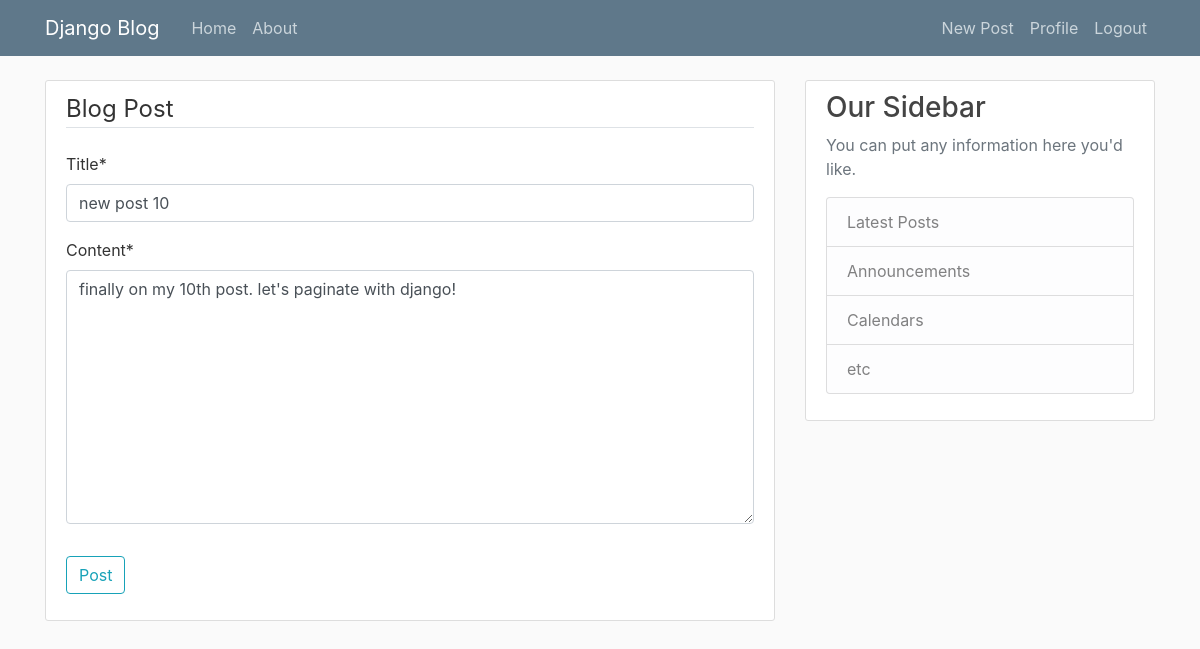
Page /blog/post/17/update/ (signed in) on the committed database.
### blog/models.py (models this page shows, shortened)
class Post(models.Model):
    title = models.CharField(max_length=100)
    content = models.TextField()
    date_posted = models.DateTimeField(default=timezone.now)
    author = models.ForeignKey(User, on_delete=models.CASCADE) #on_delete will delete a post if a user is deleted

### blog/views.py (the view, shortened to what this page needs)
# urls.py: path('post/<int:pk>/update/', UpdatePostView.as_view(), name='post-update'),
class UpdatePostView(LoginRequiredMixin, UserPassesTestMixin, UpdateView):
    model = Post
    fields =['title', 'content']
    def test_func(self): #only an account's user can update a post. Also consider the UserPassesTestMixin
        post = self.get_object()
        if self.request.user == post.author:
            return True
        return False

### blog/templates/blog/post_form.html (shortened to what this page needs)
{% extends "blog/base.html" %}
{% load crispy_forms_tags %}
{% block content %}
    <div class="content-section">
        <form method="POST">
            <fieldset class="form-group">
                <legend class="border-bottom mb-4">Blog Post</legend>
                {{ form|crispy }}
            </fieldset>
            <div class="form-group">
                <button class="btn btn-outline-info" type="submit">Post</button>
            </div>
        </form>
    </div>
{% endblock content %}

### blog/static/blog/main.css (style rules this page uses)
body { background: #fafafa; color: #333333; margin-top: 5rem; }
.content-section { background: #ffffff; padding: 10px 20px; border: 1px solid #dddddd; border-radius: 3px; margin-bottom: 20px; }

### rows in the picture
Post: title "new post 10", content "finally on my 10th post. let's paginate with django!"
